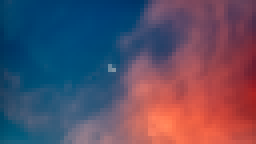
#> input picture vin/img/espacio/1.png, 64 x 36 px (shown 4 times larger)
$ python -i vin_image.py   (imports and definitions only)
#> lines starting #> are read from the running program, lines starting #| are printed output that depends on the picture
import cv2 as cv
from typing import Tuple


class VinImage:
    def __init__(self, file_path: str, tag="unknown"):
#> called with file_path = 'img/espacio/1.png', tag = 'unknown'
        self.image = cv.imread(file_path)
#> self.image is the input picture: shape (36, 64, 3); mean B, G, R 101.4, 78.6, 90.8
        self.tag = tag

    def change_tag(self, nuevo_tag: str):
        self.tag = nuevo_tag

    def resolution(self) -> Tuple[int, int]:
        return (self.image.shape[0], self.image.shape[1])

    def downscale(self, resolucion: Tuple[int, int]):
        self.image = cv.resize(self.image, resolucion, interpolation=cv.INTER_AREA)

    # ─────────────────────────────────────────────────────── ESPACIO DE COLORES ─────

    def grayscale(self):
        return cv.cvtColor(self.image, cv.COLOR_BGR2GRAY)
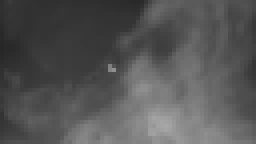
#> returned value: shape (36, 64) (shown 4 times larger); min 39, max 167, mean 84.9

    def hsv(self):
        return cv.cvtColor(self.image, cv.COLOR_BGR2HSV)

    # ──────────────────────────────────────────── EXTRACCION DE CARACTERISTICAS ─────

    def hu_moments(self):
        features = cv.HuMoments(cv.moments(self.grayscale()))
#> features = [0.00208, 9.7e-07, 2.68e-10, 2.52e-10, 3.84e-20, 1.84e-13, -5.32e-20]
        return features.flatten().tolist()

    def histogram(self):
        size = 32
#> size = 32
        hist = cv.calcHist(
            images=[self.hsv()],
            channels=[0, 1, 2],
            mask=None,
            ranges=[0, 256, 0, 256, 0, 256],
            histSize=[size, size, size],
        )
#> in hsv, `return cv.cvtColor(self.image, cv.COLOR_BGR2HSV)`: returned value: shape (36, 64, 3); mean H, S, V 103.6, 166.8, 138.2
        cv.normalize(hist, hist)
        return hist.flatten().tolist()

    def extract_features(self):
        features = self.hu_moments() + self.histogram()
#> features = 32775 items
        return features

>>> result = VinImage('img/espacio/1.png').extract_features()
#> result = 32775 items
